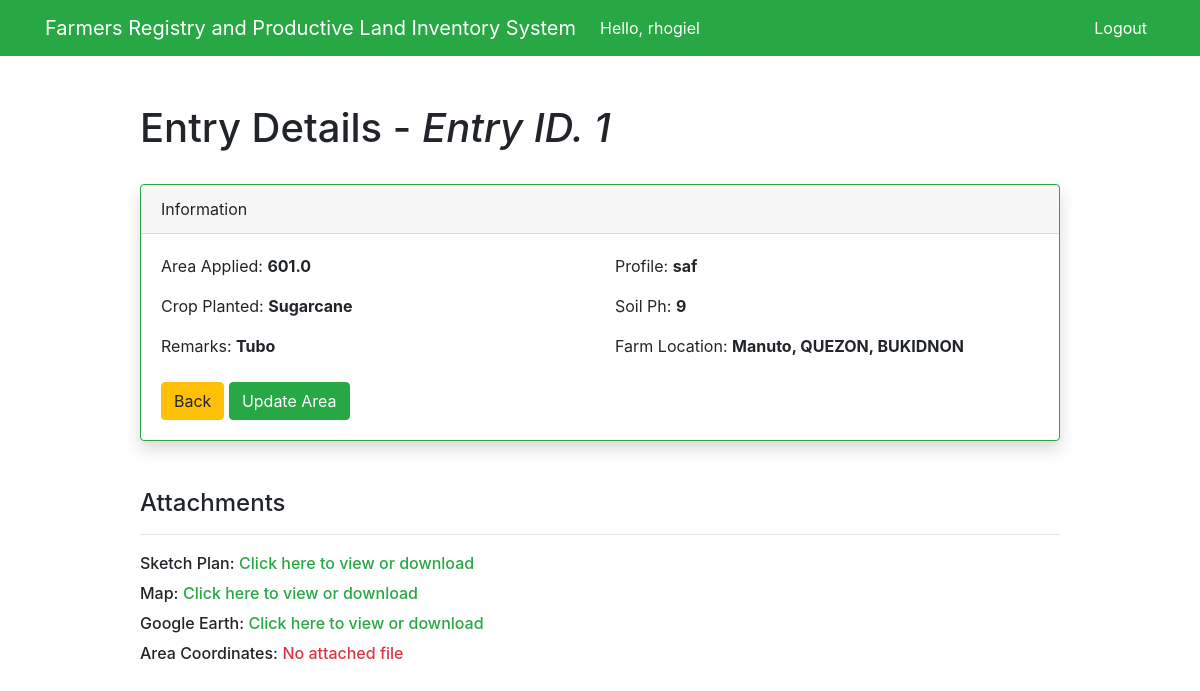
Screenshot of /info/viewarea/1 (signed in) with the database file from the repository.
### test_app/models.py (models this page shows)
class UsersAreaInfo(models.Model):
    RICE = 'Rice'
    CORN = 'Corn'
    SUGARCANE = 'Sugarcane'
    PLANTED = [
        (RICE, 'Rice'),
        (CORN, 'Corn'),
        (SUGARCANE, 'Sugarcane'),
    ]
    farmer_id = models.ForeignKey(Farmer, models.CASCADE, db_column='farmer_id')
    total_area = models.FloatField()
    crop_planted = models.CharField(max_length=9, choices=PLANTED, default=RICE)
    remarks = models.CharField(max_length=100)
    sketch_plan = models.FileField(upload_to='documents_sp/', max_length=254, blank=True)
    map = models.FileField(upload_to='documents_map/', max_length=254, blank=True)
    google_earth = models.FileField(upload_to='documents_ge/', max_length=254, blank=True)
    area_coordinates = models.FileField(upload_to='documents_coordinates/', max_length=254, blank=True)
    profile_field = models.CharField(max_length=250)
    soil_ph = models.IntegerField()
    region = models.CharField(max_length=200)
    province = models.CharField(max_length=200)
    muncity = models.CharField(max_length=200)
    brgy = models.CharField(max_length=200)

class Farmer(models.Model):
    MALE = 'M'
    FEMALE = 'F'
    PERSON_GENDER = [
        (MALE, 'Male'),
        (FEMALE, 'Female'),
    ]
    assigned_id = models.CharField(max_length=20, blank=True, null=True)
    first_name = models.CharField(max_length=200, blank=False)
    last_name = models.CharField(max_length=200, blank=False)
    middle_name = models.CharField(max_length=200, blank=False)
    gender = models.CharField(max_length=1, choices=PERSON_GENDER, default=MALE)
    region = models.CharField(max_length=200)
    province = models.CharField(max_length=200)
    muncity = models.CharField(max_length=200)
    brgy = models.CharField(max_length=200)
    address = models.TextField(blank=True)
    date_created = models.DateTimeField(auto_now_add=True)
    contact_no = models.CharField(max_length=20, blank=True, null=True)
    tin = models.CharField(max_length=20, blank=True, null=True)
    philhealth = models.CharField(max_length=20, blank=True, null=True)
    sss = models.CharField(max_length=20, blank=True, null=True)
    pagibig = models.CharField(max_length=20, blank=True, null=True)
    civil_status = models.CharField(max_length=20, blank=True, null=True)
    nationality = models.CharField(max_length=50, blank=True, null=True)
    birthdate = models.DateField(default=None)
    spouse = models.CharField(max_length=250, blank=True, null=True)
    def __str__(self):
        return self.first_name

### test_app/views.py (the view, shortened to what this page needs)
# urls.py: path('info/viewarea/<int:pk>', views.view_area, name='view_area'),
@login_required(login_url='/')
def view_area(request, pk):
    if request.method == 'GET':
        user_area = get_object_or_404(UsersAreaInfo, id=pk)
        form = UserAreaTechnicalForm(instance=user_area)
        user_group = request.user.groups.all()[0].id
        farm_location = str(get_brgy(user_area.brgy)) + ', ' \
                      + str(get_muncity(user_area.muncity)) + ', ' \
                      + str(get_province(user_area.province))
        context = {
            'user_area': user_area,
            'farm_location': farm_location,
            'form': form,
            'user_group': user_group,
        }
        return render(request, 'test_app/viewarea.html', context)

### test_app/views.py (called while the page is built)
def get_province(province_id):
    if province_id != 0:
        province_name = ProvincialCode.objects.get(prov_code=province_id).province_name
        return province_name

def get_muncity(muncity_id):
    if muncity_id != 0:
        muncity_name = MunCityCode.objects.get(muncity_code=muncity_id).muncity_name
        return muncity_name

def get_brgy(brgy_id):
    if brgy_id != 0:
        brgy_name = BrgyCode.objects.get(brgy_psgc_code=brgy_id).brgy_name
        return brgy_name

### test_app/templates/test_app/viewarea.html (shortened to what this page needs)
{% extends 'test_app/base.html' %}
{% block content %}
<div class="row justify-content-center mt-5">
    <div class="col-md-10">
        <h1>Entry Details - <em>Entry ID. {{ user_area.id }}</em></h1>
        <br>
        <div class="card shadow border-success">
            <div class="card-header">
                Information
            </div>
            <div class="card-body">
                <div class="row">
                    <div class="col-sm-12 col-md-6">
                        <p class="card-text">Area Applied: <strong>{{ user_area.total_area }}</strong></p>
                        <p class="card-text">Crop Planted: <strong>{{ user_area.crop_planted }}</strong></p>
                        <p class="card-text">Remarks: <strong>{{ user_area.remarks }}</strong></p>
                    </div>
                    <div class="col-sm-12 col-md-6">
                        <p class="card-text">Profile: <strong>{{ user_area.profile_field }}</strong></p>
                        <p class="card-text">Soil Ph: <strong>{{ user_area.soil_ph }}</strong></p>
                        <p class="card-text">Farm Location: <strong>{{ farm_location }}</strong></p>
                    </div>
                </div>
                <br>
                {% if user.is_superuser %}
                    <a href="{% url 'user_dashboard' %}" class="btn btn-warning">Back</a>
                {% else %}
                    <a href="{% url 'user_info' %}" class="btn btn-warning">Back</a>
                {% endif %}
                <button type="button" class="btn btn-success" data-toggle="modal" data-target="#updateAreaModal" data-backdrop="static" data-keyboard="false">
                    Update Area
                </button>
            </div>
        </div>
        <br><br><h4>Attachments</h4><hr>
        <label class="h6">Sketch Plan: </label>
        {% if user_area.sketch_plan %}
            <a class="h6 btn-outline-success" href="/media/{{ user_area.sketch_plan }}" target="_blank">Click here to view or download</a><br>
        {% else %}
            <a class="h6 btn-outline-danger" href="#">No attached file</a><br>
        {% endif %}
        <label class="h6">Map: </label>
        {% if user_area.map %}
            <a class="h6 btn-outline-success" href="/media/{{ user_area.map }}" target="_blank">Click here to view or download</a><br>
        {% else %}
            <a class="h6 btn-outline-danger" href="#">No attached file</a><br>
        {% endif %}
        <label class="h6">Google Earth: </label>
        {% if user_area.google_earth %}
            <a class="h6 btn-outline-success" href="/media/{{ user_area.google_earth }}" target="_blank">Click here to view or download</a><br>
        {% else %}
            <a class="h6 btn-outline-danger" href="#">No attached file</a><br>
        {% endif %}
        <label class="h6">Area Coordinates: </label>
        {% if user_area.area_coordinates %}
            <a class="h6 btn-outline-success" href="/media/{{ user_area.area_coordinates }}" target="_blank">Click here to view or download</a><br>
        {% else %}
            <a class="h6 btn-outline-danger" href="#">No attached file</a><br>
        {% endif %}
    </div>
</div>
{% endblock %}

### test_app/templates/test_app/base.html (shortened to what this page needs)
<!doctype html>
<html lang="en">
<head>
    <link rel="stylesheet" href="https://stackpath.bootstrapcdn.com/bootstrap/4.4.1/css/bootstrap.min.css">
</head>
<body>
<nav class="navbar navbar-expand-md navbar-light bg-success">
<div class="container">
    {% if user.is_superuser %}<a class="navbar-brand" href="{% url 'user_dashboard' %}">{% else %}<a class="navbar-brand" href="{% url 'user_info' %}">{% endif %}
        <span class="text-white">Farmers Registry and Productive Land Inventory System</span>
    </a>
    <div class="collapse navbar-collapse" id="navbarNav">
        {% if user.is_authenticated %}
            <ul class="navbar-nav mr-auto">
                <li class="nav-item">
                    <span class="nav-link text-white">Hello, {{ request.user }}</span>
                </li>
            </ul>
        {% endif %}
    <ul class="navbar-nav ml-auto">
        {% if user.is_authenticated %}
            <li class="nav-item">
                <a href="#" onclick="$('#signOutBtn').click()" class="nav-link text-white">Logout</a>
            </li>
        {% endif %}
    </ul>
    </div>
</div>
</nav>
<div class="container">
{% block content %}{% endblock %}
</div>
</body>
</html>

### rows the page displays
UsersAreaInfo: id "1", total_area "601.0", crop_planted "Sugarcane", remarks "Tubo", profile_field "saf", soil_ph "9"
Farmer: address "Manuto, QUEZON, BUKIDNON"

### other values shown
{{ request.user }} "rhogiel"
